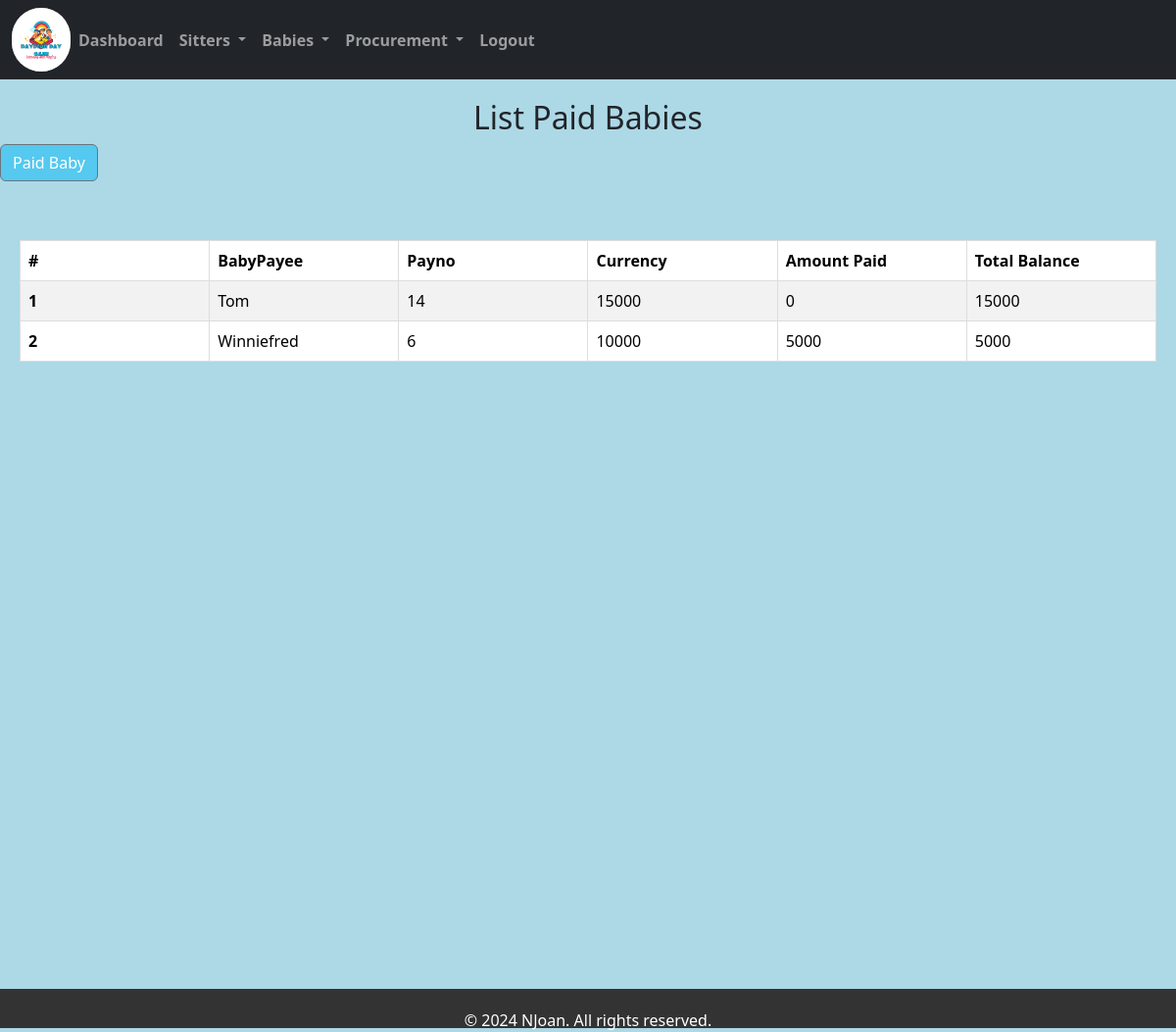
Screenshot of /bpaymentlist/ with the database file from the repository.
### home/models.py (models this page shows, shortened)
class Bpayment(models.Model):
    category_payment_id = models.ForeignKey(Categorystay, on_delete=models.CASCADE, max_length=200)
    Payno = models.IntegerField(default=0)
    currency = models.IntegerField(default=0, choices=[(10000, '10000'), (15000, '15000'), (300000, '300000'), (450000, '450000')])
    amount_paid = models.IntegerField(default=0)
    payee=models.ForeignKey(Babesform,on_delete=models.CASCADE,null=True)
    def get_balance(self):
        return self.currency - self.amount_paid

class Babesform(models.Model):
    category_stay=models.CharField(max_length=200)
    baby_name = models.CharField(max_length=200)
    age = models.CharField(max_length=200, default=0)
    gender = models.CharField(max_length=100)
    location = models.CharField(max_length=50, null=True, default=None)
    sponsor = models.CharField(max_length=200)
    parentsname = models.CharField(max_length=200)
    babysno = models.CharField(max_length=200, default=0)
    timein = models.DateTimeField()
    brought_by = models.CharField(max_length=200)
    def __str__(self):
        return self.baby_name

### home/views.py (the view)
# urls.py: path('bpaymentlist/',views.bpaymentlist, name='bpaymentlist'),
def bpaymentlist(request):
   bpaymentlist = Bpayment.objects.all()
   return render (request, 'bpaymentlist.html',{'bpaymentlist':bpaymentlist})

### home/templates/bpaymentlist.html (shortened to what this page needs)
{% extends 'base.html' %}
{% block content %}
<h2>List Paid Babies</h2>
<a href="/bpayment" class="btn btn-outline-secondary">Paid Baby</a>
<div class="container">
  <table class="table table-striped">
    <thead>
      <tr>
        <th scope="col">#</th>
        <th scope="col">BabyPayee</th>
        <th scope="col">Payno</th>
        <th scope="col">Currency</th>
        <th scope="col">Amount Paid</th>
        <th scope="col">Total Balance</th>
      </tr>
    </thead>
    <tbody>
      {% for baby in bpaymentlist %}
      <tr>
        <th scope="row">{{ baby.id }}</th>
        <td>{{ baby.payee }}</td>
        <td>{{ baby.Payno }}</td>
        <td>{{ baby.currency }}</td>
        <td>{{ baby.amount_paid }}</td>
        <td>{{ baby.get_balance }}</td>
      </tr>
      {% endfor %}
    </tbody>
  </table>
</div>
<br><br><br><br><br><br><br><br><br><br><br><br><br><br><br><br><br><br><br><br><br><br><br><br><br>
{% endblock %}

### home/templates/bpaymentlist.html (style rules this page uses)
body { background-color: lightblue; margin: 0; padding: 0; }
h2 { text-align: center; margin-top: 20px; }
.container { padding: 20px; margin-top: 20px; max-width: 100%; overflow-x: auto; }
.btn { background-color: rgb(85, 201, 239); color: white; }
.table { width: 100%; margin: 20px auto; table-layout: fixed; }
th, td { border: 1px solid #dddddd; text-align: left; padding: 8px; white-space: nowrap; }

### rows the page displays
Bpayment: id "1", payee "Tom", Payno "14", currency "15000", amount_paid "0", get_balance "15000"
Bpayment: id "2", payee "Winniefred", Payno "6", currency "10000", amount_paid "5000", get_balance "5000"
